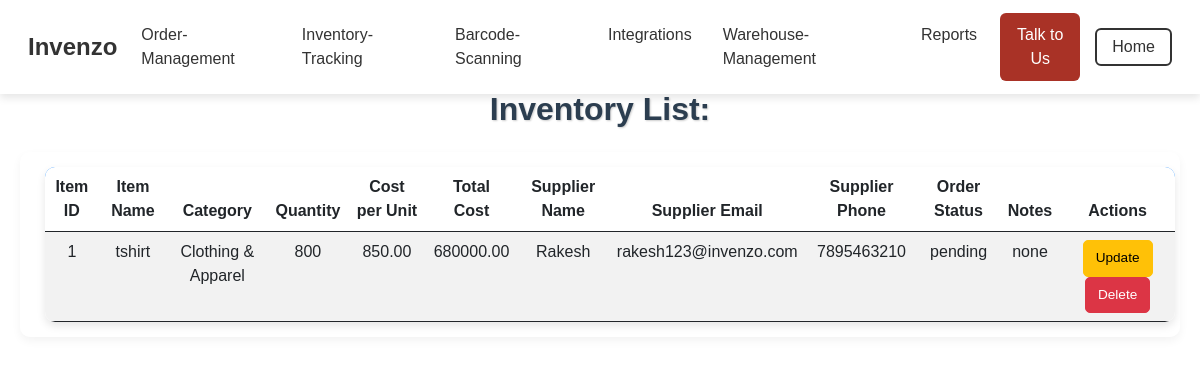
Page /inventory_tracking/ (signed in) on the committed database.
### main/models.py (models this page shows, shortened)
class Order(models.Model):
    user = models.ForeignKey(User, on_delete=models.CASCADE, null=True)
    item_id = models.IntegerField()
    item_name = models.CharField(max_length=255)
    item_category = models.CharField(max_length=255)
    quantity = models.PositiveIntegerField()
    cost_per_unit = models.DecimalField(max_digits=10, decimal_places=2)
    total_cost = models.DecimalField(max_digits=10, decimal_places=2)
    supplier_name = models.CharField(max_length=255)
    supplier_email = models.EmailField()
    supplier_phone = models.CharField(max_length=20)
    order_status = models.CharField(max_length=50, choices=[
        ('pending', 'Pending'),
        ('processing', 'Processing'),
        ('shipped', 'Shipped'),
        ('delivered', 'Delivered'),
    ])
    notes = models.TextField(blank=True)

### main/views.py (the view)
# urls.py: path('inventory_tracking/', inventory_tracking, name='inventory_tracking'),
def inventory_tracking(request):
    if not request.session.get('is_authenticated'):
        return redirect('login')  # Redirect to login if not authenticated
    user_id = request.session.get('user_id')
    user = get_object_or_404(User, id=user_id)
    items = Order.objects.filter(user=user)
    return render(request, 'inventory_tracking.html', {'items': items})

### main/templates/inventory_tracking.html (shortened to what this page needs)
{% load static %}
<!DOCTYPE html>
<html lang="en">
<head>
    <link href="https://cdn.jsdelivr.net/npm/bootstrap@5.3.0/dist/css/bootstrap.min.css" rel="stylesheet">
    <link rel="stylesheet" href="{% static 'css/styles.css' %}">
    <link rel="stylesheet" href="{% static 'css/inventory_management.css' %}">
</head>
<body>
    <nav class="navbar navbar-expand-lg navbar-light bg-white">
        <div class="container-fluid">
            <a class="navbar-brand d-flex align-items-center" href="{% url 'home' %}">
                <strong class="brand-name">Invenzo</strong>
            </a>
            <div class="collapse navbar-collapse justify-content-end" id="navbarNav">
                <ul class="navbar-nav">
                    <li class="nav-item"><a class="nav-link" href="{% url 'order_management' %}">Order-Management</a></li>
                    <li class="nav-item"><a class="nav-link" href="{% url 'inventory_tracking' %}">Inventory-Tracking</a></li>
                    <li class="nav-item"><a class="nav-link" href="{% url 'barcodes' %}">Barcode-Scanning</a></li>
                    <li class="nav-item"><a class="nav-link" href="{% url 'integrations2' %}">Integrations</a></li>
                    <li class="nav-item"><a class="nav-link" href="{% url 'warehouse_management' %}">Warehouse-Management</a></li>
                    <li class="nav-item"><a class="nav-link" href="{% url 'reports' %}">Reports</a></li>
                    <li class="nav-item"><a class="nav-link btn btn-primary text-white" href="{% url 'team' %}">Talk to Us</a></li>
                </ul>
            </div>
            <div class="collapse navbar-collapse justify-content-end">
                <a href="{% url 'home' %}" class="btn btn-outline-dark">Home</a>
            </div>
        </div>
    </nav>
    <section class="topic-page text-center">
        <div class="container">
            <h2 class="mb-4">Inventory List:</h2>
            <div class="table-container">
                <table class="table table-hover table-striped">
                    <thead>
                        <tr>
                            <th>Item ID</th>
                            <th>Item Name</th>
                            <th>Category</th>
                            <th>Quantity</th>
                            <th>Cost per Unit</th>
                            <th>Total Cost</th>
                            <th>Supplier Name</th>
                            <th>Supplier Email</th>
                            <th>Supplier Phone</th>
                            <th>Order Status</th>
                            <th>Notes</th>
                            <th>Actions</th>
                        </tr>
                    </thead>
                    <tbody>
                        {% for item in items %}
                        <tr>
                            <td>{{ item.item_id }}</td>
                            <td>{{ item.item_name }}</td>
                            <td>{{ item.item_category }}</td>
                            <td>{{ item.quantity }}</td>
                            <td>{{ item.cost_per_unit }}</td>
                            <td>{{ item.total_cost }}</td>
                            <td>{{ item.supplier_name }}</td>
                            <td>{{ item.supplier_email }}</td>
                            <td>{{ item.supplier_phone }}</td>
                            <td>{{ item.order_status }}</td>
                            <td>{{ item.notes }}</td>
                            <td>
                                <a href="{% url 'update_item' item.id %}" class="btn btn-warning btn-sm">Update</a>
                                <form action="{% url 'delete_item' item.id %}" method="POST" style="display:inline;">
                                    <button type="submit" class="btn btn-danger btn-sm" onclick="return confirm('Are you sure you want to delete this item?')">Delete</button>
                                </form>
                            </td>
                        </tr>
                        {% endfor %}
                    </tbody>
                </table>
            </div>
        </div>
    </section>
</body>
</html>

### accounts/static/css/styles.css (style rules this page uses)
.navbar { padding: 0.8rem 1rem; font-family: 'Poppins', sans-serif; position: fixed; top: 0; left: 0; right: 0; z-index: 9999; background-color: #ffffff; box-shadow: 0 4px 8px rgba(0, 0, 0, 0.1); }
body { padding-top: 80px; }
.navbar-brand .brand-name { font-size: 24px; font-weight: 600; color: #333; }
.navbar-nav { font-size: 16px; }
.nav-item .nav-link { color: #333; margin-right: 15px; padding: 10px 0; transition: color 0.3s ease; }
.navbar-nav .nav-item:last-child { margin-right: 0; }
.btn-outline-dark { border: 2px solid #333; color: #333; padding: 5px 15px; transition: background-color 0.3s ease, color 0.3s ease; }
.brand-name { font-size: 24px; font-weight: bold; font-family: 'Poppins', sans-serif; color: #2C3E50; }
.btn-primary { background-color: #A93226; border: none; }

### accounts/static/css/inventory_management.css (style rules this page uses)
body { margin-top:60px; padding:0; }
.container { max-width: 100%; width: 100%; min-height: calc(100vh - 60px); }
h2 { color: #2c3e50; font-weight: bold; text-shadow: 1px 1px 2px rgba(0, 0, 0, 0.2); margin-top: 10px; margin-bottom: 20px; text-align: center; }
.table { width: 100%; margin-bottom: 0; border-collapse: separate; border-spacing: 0; border: none; box-shadow: 0 4px 8px rgba(0, 0, 0, 0.1); border-radius: 8px; overflow: hidden; margin-left: 10px; }
.btn-warning, .btn-danger { margin: 0 5px; }

### main/templates/inventory_tracking.html (style rules this page uses)
body { background: linear-gradient(to right, #f8f9fa, #e9ecef); font-family: 'Poppins', sans-serif; }
.container { margin-top: 30px; background: white; border-radius: 10px; box-shadow: 0px 4px 15px rgba(0, 0, 0, 0.1); padding: 20px; }
.table-container { overflow-x: auto; border-radius: 10px; box-shadow: 0px 4px 10px rgba(0, 0, 0, 0.05); padding: 15px; background: white; }
.table { border-collapse: collapse; border-radius: 10px; overflow: hidden; }
.table thead { background: #007bff; color: white; }
.btn-sm { font-size: 0.85rem; padding: 7px 12px; border-radius: 5px; }

### rows in the picture
Order: item_id "1", item_name "tshirt", item_category "Clothing & Apparel", quantity "800", cost_per_unit "850.00", total_cost "680000.00", supplier_name "Rakesh", supplier_email "rakesh123@invenzo.com", supplier_phone "7895463210", order_status "pending", notes "none"
